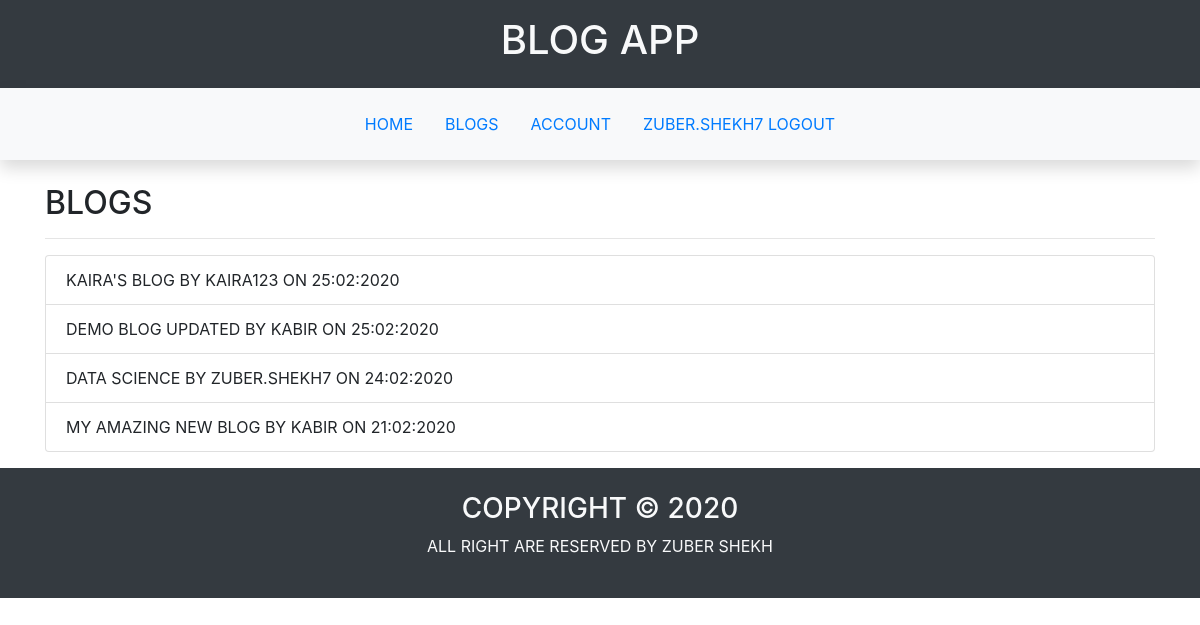
/blog/all (signed in), run on the app's committed database.
### blogapp/user/models.py (models this page shows, shortened)
class UserModel(db.Model,UserMixin):
    __tablename__='user'
    id=db.Column(db.Integer,primary_key=True)
    username=db.Column(db.String(20),unique=True,nullable=False)
    email=db.Column(db.String(20),unique=True,nullable=False)
    password=db.Column(db.String(256),nullable=False)
    first_name=db.Column(db.String(20),nullable=False)
    last_name=db.Column(db.String(20),nullable=False)
    dob=db.Column(db.DateTime,nullable=False)
    gender=db.Column(db.String,nullable=False)
    mobile_no=db.Column(db.String(10),unique=True,nullable=False)
    profile_pic=db.Column(db.String,default='default_profile.jpg')
    blogs=db.relationship('BlogModel',backref='creator',lazy=True)

### blogapp/blog/models.py (models this page shows, shortened)
class BlogModel(db.Model):
    __tablename__='blog'
    id=db.Column(db.Integer,primary_key=True)
    name=db.Column(db.String(30),unique=True,nullable=False)
    creator_id=db.Column(db.Integer,db.ForeignKey('user.id'))
    date_of_creation=db.Column(db.DateTime,default=datetime.now)
    is_active=db.Column(db.Boolean,default=False)
    posts=db.relationship('PostModel',backref='blog',lazy=True)

### blogapp/blog/views.py (the view)
@blog.route('/all')
def blogs():
    if not current_user.is_authenticated:
        return redirect(url_for('user.login'))
    blogs=BlogModel.query.filter_by(is_active=True).order_by(BlogModel.date_of_creation.desc()).all()
    return render_template('blog/blogs.html',blogs=blogs)

### blogapp/user/models.py (called while the page is built)
@login_manager.user_loader
def load_user(id):
    return UserModel.query.get(int(id))

### blogapp/templates/blog/blogs.html
{%extends 'main/base.html'%}
{%block main%}
<section class="container text-uppercase">
    <h2>Blogs</h2>
    <hr>
    {%if blogs%}
        <ul class="list-group">
            {%for blog in blogs%}
                <li class="list-group-item">{{blog.name}} by {{blog.creator.username}} on {{blog.date_of_creation.strftime('%d:%m:%Y')}} </li>
            {%endfor%}
        </ul>
    {%else%}
        <div class="alert alert-primary">no blogs available now</div>
    {%endif%}
</section>
{%endblock%}

### blogapp/templates/main/base.html (shortened to what this page needs)
<!DOCTYPE html>
<html lang="en">
<head>
    <link rel="stylesheet" href="https://stackpath.bootstrapcdn.com/bootstrap/4.4.1/css/bootstrap.min.css">
</head>
<body>
    <header>
        <section class="container-fluid  text-center text-uppercase bg-dark text-light p-3">
            <h1>blog app</h1>
        </section>
    </header>
    <nav class="position-sticky mb-4 p-3 shadow fixed-top bg-light">
        <ul class="nav justify-content-center text-uppercase">
            <li class="nav-item"><a class="nav-link" href="{{url_for('main.index')}}">home</a></li>
            <li class="nav-item"><a class="nav-link" href="{{url_for('blog.blogs')}}">blogs</a></li>
            {%if current_user.is_authenticated %}
                <li class="nav-item"><a class="nav-link" href="{{url_for('user.home')}}">account</a></li>
                <li class="nav-item"><a class="nav-link" href="{{url_for('user.logout')}}">{{current_user.username}} logout</a></li>
            {%else%}
                <li class="nav-item"><a class="nav-link" href="{{url_for('user.signup')}}">signup</a></li>
                <li class="nav-item"><a class="nav-link" href="{{url_for('user.login')}}">login</a></li>
            {%endif%}
        </ul>
    </nav>
    <main>
        {%block main%}
        {%endblock%}
    </main>
    <footer class="mt-3">
        <section class="bg-dark text-center text-uppercase p-4 text-light">
            <h3>copyright &copy; 2020</h3>
            <p>all right are reserved by zuber shekh</p>
        </section>
    </footer>
</body>
</html>

### data on the page
UserModel: username "ZUBER.SHEKH7"
BlogModel: name "KAIRA'S BLOG", creator.username "KAIRA123", date_of_creation "25:02:2020"
BlogModel: name "DEMO BLOG UPDATED", creator.username "KABIR", date_of_creation "25:02:2020"
BlogModel: name "DATA SCIENCE", creator.username "ZUBER.SHEKH7", date_of_creation "24:02:2020"
BlogModel: name "MY AMAZING NEW BLOG", creator.username "KABIR", date_of_creation "21:02:2020"
